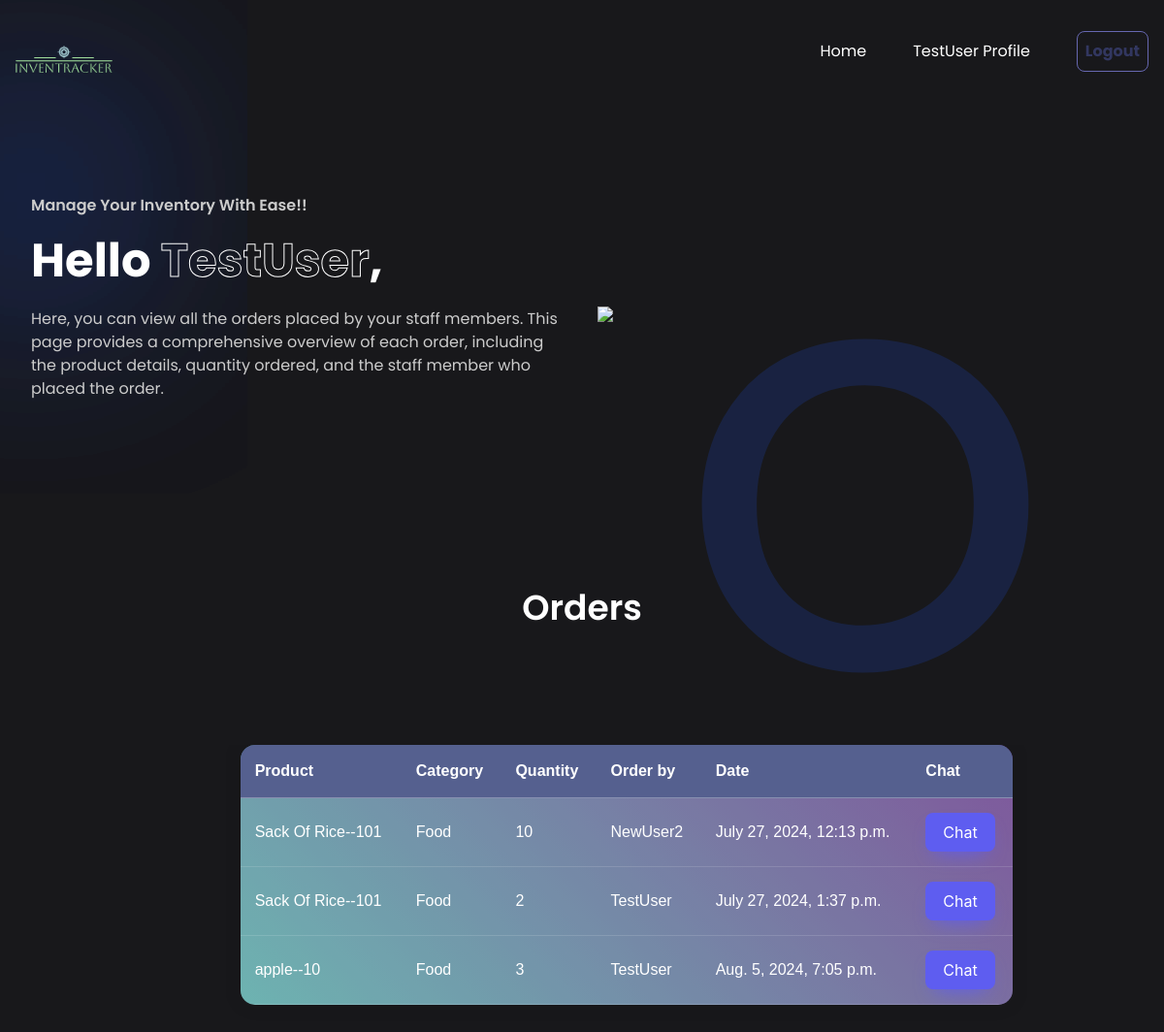
Page /order/ (signed in) on the earlier database version.
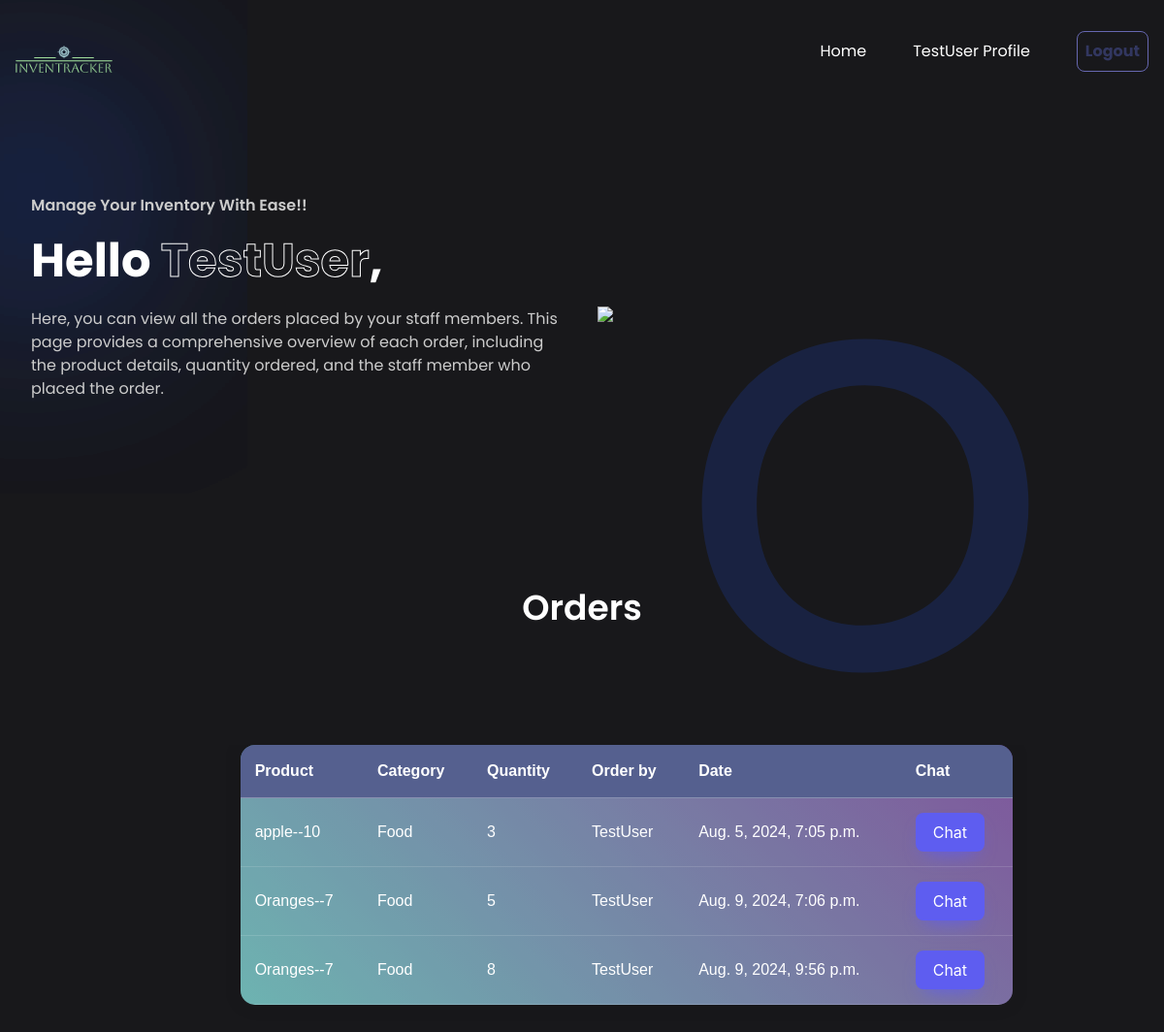
Same page on the later database version.
### dashboard/models.py (models this page shows, shortened)
class Order(models.Model):
  product = models.ForeignKey(Product,on_delete=models.CASCADE,null=True)
  staff = models.ForeignKey(User,on_delete=models.CASCADE,null=True)
  order_quantity = models.PositiveIntegerField(null=True)
  date = models.DateTimeField(auto_now_add=True)
  class Meta:
    verbose_name_plural = 'Order'

class Product(models.Model):
  name = models.CharField(max_length=100, null=True)
  category = models.CharField(max_length=20,choices=CATEGORY,null=True)
  quantity = models.PositiveIntegerField(null=True)
  class Meta:
    verbose_name_plural = 'Product'
  def __str__(self):
    return f'{self.name}--{self.quantity}'

### dashboard/views.py (the view)
# urls.py: path('order/',views.order,name='dashboard-order')
@login_required
def order(request):
  workers = User.objects.all()
  workers_count = workers.count()
  orders = Order.objects.all()
  orders_count = orders.count()
  items = Product.objects.all()
  product_count=items.count()
  context={
    'orders':orders,
    'workers_count':workers_count,
    'orders_count':orders_count,
    'product_count':product_count,
  }
  return render(request,'dashboard/order.html',context)

### templates/dashboard/order.html (shortened to what this page needs)
{% load static%}
<!DOCTYPE html>
<html lang="en">
<head>
    <link rel="stylesheet" href="https://cdnjs.cloudflare.com/ajax/libs/remixicon/3.5.0/remixicon.min.css">
    <link rel="stylesheet" href="style.css">
    <link rel="stylesheet" href="https://cdn.jsdelivr.net/npm/bootstrap@4.6.0/dist/css/bootstrap.min.css"
>
<link rel="stylesheet" href="https://use.fontawesome.com/releases/v5.15.2/css/all.css"
>
</head>
<body>
    <nav>
        <div class="nav-logo">
            <a href="{% url 'dashboard-index' %}">
                <img src="{%static 'images/logo3.png' %}">
            </a>
        </div>
        <ul class="nav-links">
            <li class="link"><a href="{% url 'dashboard-index' %}">Home</a></li>
            <li id="link6" class="link"><a href="{% url 'user-profile' %}"> {{user.username}} Profile</a></li>
        <form action="{% url 'user-logout' %}" method="post" style="display:inline;">
            <button class="H-button" type="submit">Logout</button>
        </form>
        </ul>
    </nav>
    <header class="container">
        <div class="content">
            <h4>Manage Your Inventory With Ease!!</h4>
            <H1>Hello <span>{{user.username}}</span>,</H1>
            <p>
                Here, you can view all the orders placed by your staff members. This page provides a comprehensive overview of each order, including the product details, quantity ordered, and the staff member who placed the order.
            </p>
        </div>
        <div class="image">
            <img src="https://www.deskera.com/blog/content/images/size/w1000/2021/06/factors_of_demand_forecasting-01-2.jpg">
        </div>
    </header>
    <section class="container">
        <h2 class="header">Orders</h2>
        <div class="container">
            <div class="row my-4">
                <div class="col-md-2">
                </div>
                <div class="col-md-9 container1">
                    <table >
                        <thead >
                            <tr >
                                <th scope="col">Product</th>
                                <th scope="col">Category</th>
                                <th scope="col">Quantity</th>
                                <th scope="col">Order by</th>
                                <th scope="col">Date</th>
                                <th scope="col">Chat</th>
                            </tr>
                        </thead>
                        <tbody>
                            {% for orders in orders %}
                            <tr >
                                <td>{{ orders.product }}</td>
                                <td>{{ orders.product.category }}</td>
                                <td>{{ orders.order_quantity }}</td>
                                <td>
                                    {{orders.staff.username}}
                                </td>
                                <td>
                                    {{orders.date}}
                                </td>
                                <td>
                                    <form method="post" action="{% url 'create_chat_room' %}">
                                        <button type="submit" class="btn1 ">Chat</button>
                                    </form>
                                  </td>
                            </tr>
                            {% endfor %}
                        </tbody>
                    </table>
                </div>
            </div>
        </div>
    </section>
</body>
</html>

Differences in the rows shown:
removed Order: product "Sack Of Rice--101", product.category "Food", order_quantity "10", staff.username "NewUser2", date "July 27, 2024, 12:13 p.m."
removed Order: product "Sack Of Rice--101", product.category "Food", order_quantity "2", staff.username "TestUser", date "July 27, 2024, 1:37 p.m."
added Order: product "Oranges--7", product.category "Food", order_quantity "5", staff.username "TestUser", date "Aug. 9, 2024, 7:06 p.m."
added Order: product "Oranges--7", product.category "Food", order_quantity "8", staff.username "TestUser", date "Aug. 9, 2024, 9:56 p.m."
